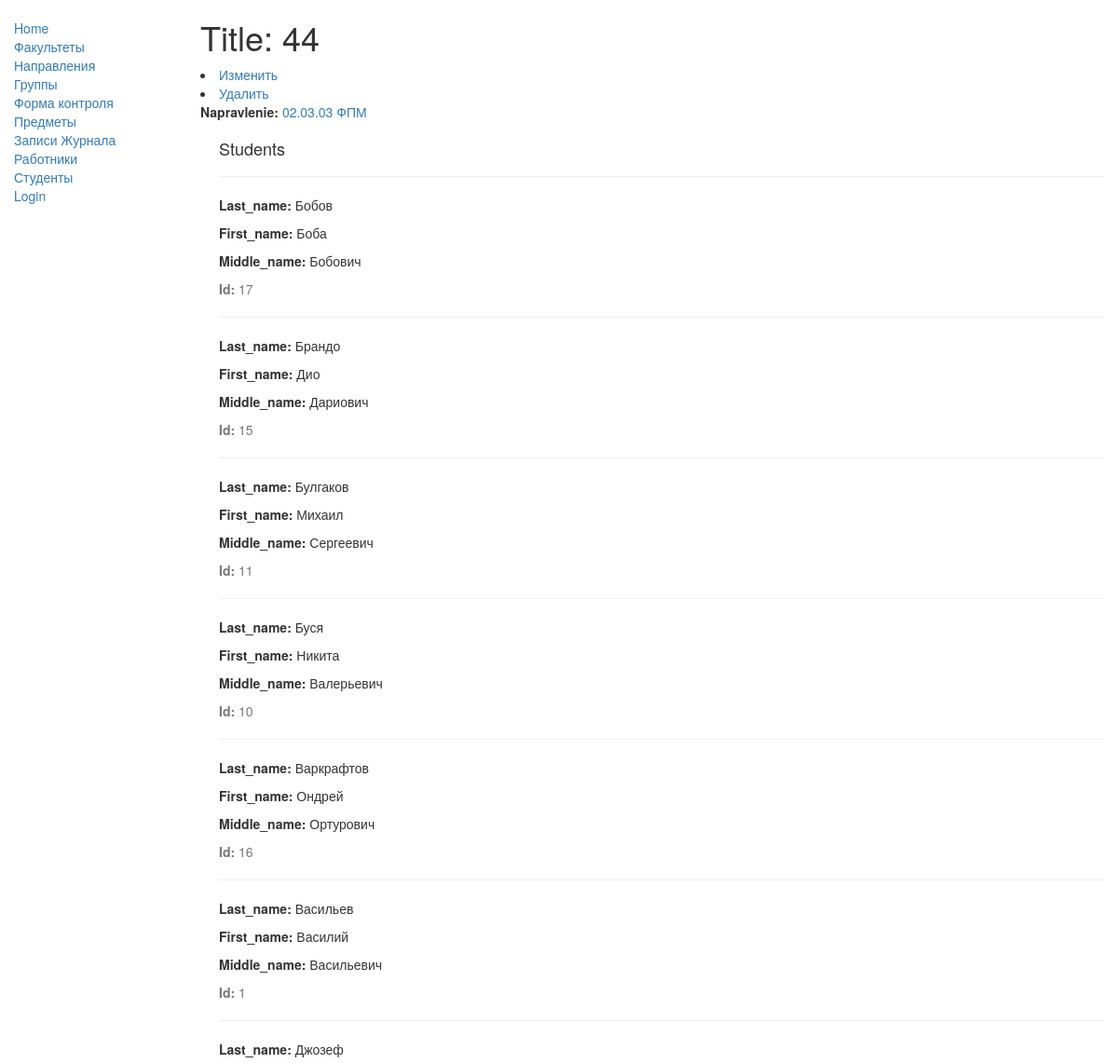
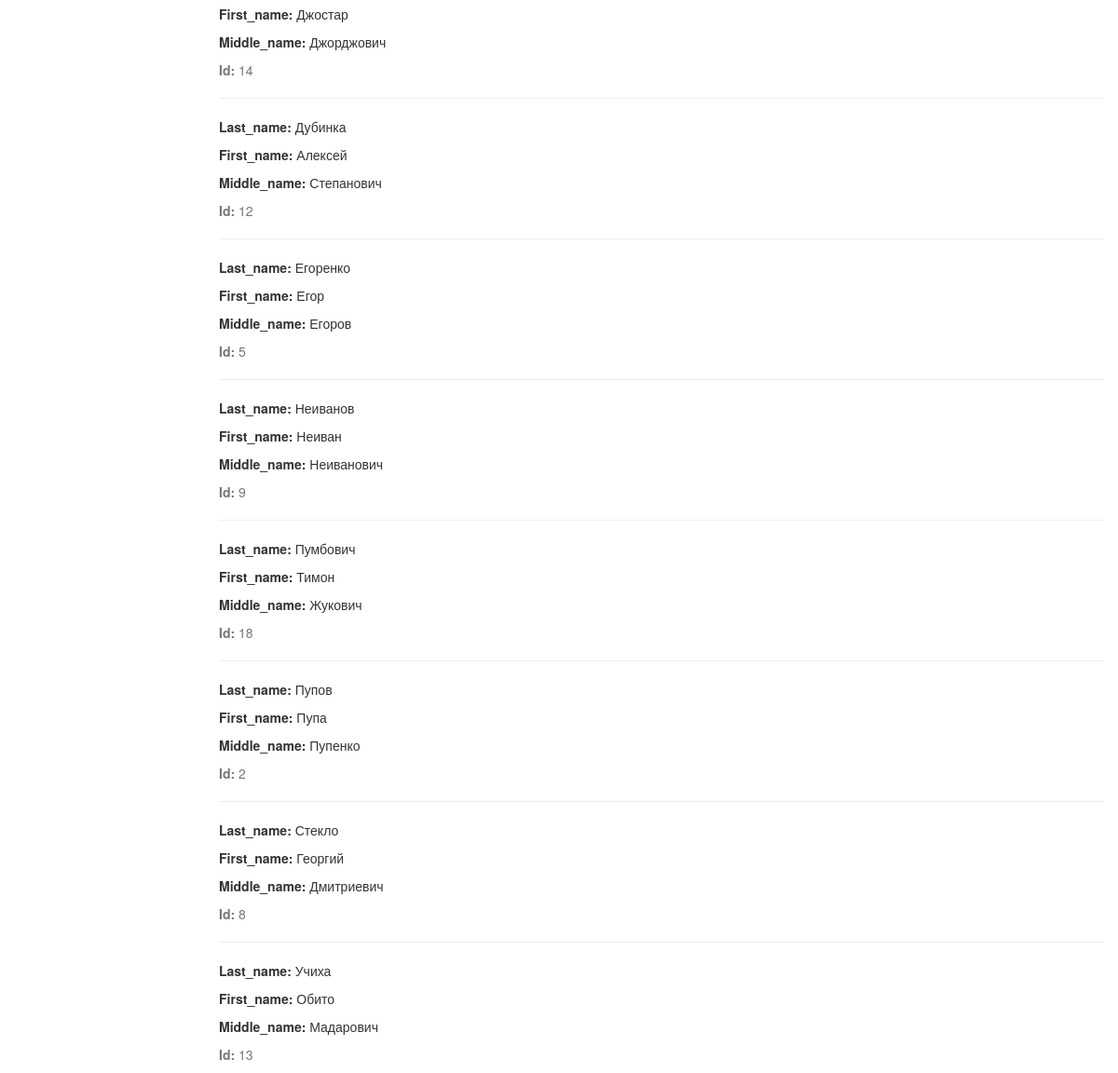
Screenshot of /catalog/group/1 with the database file from the repository (2 pictures, top to bottom).
### catalog/models.py (models this page shows, shortened)
class Group(models.Model):
    id = models.AutoField(primary_key=True)
    name_group = models.CharField(max_length=50, help_text="Введите номер (название) группы ")
    id_napravlenie = models.ForeignKey('Napravlenie', on_delete=models.PROTECT, null=False)
    class Meta:
        ordering = ['name_group','-id_napravlenie']

class Napravlenie(models.Model):
    id = models.AutoField(primary_key=True)
    name_napravlenie = models.CharField(max_length=100, help_text="Введите номер (название) направления ")
    id_facultet = models.ForeignKey('Facultet', on_delete=models.PROTECT, null=False) #PROTECT (Нельзя будет удалить запись указанной таблицы пока он привязан к какой-то таблице)
    def __str__(self):
        return '%s %s' % (self.name_napravlenie,self.id_facultet.name_faculteta)
    class Meta:
        ordering = ['name_napravlenie']

class Facultet(models.Model):
    id = models.AutoField(primary_key=True)
    name_faculteta = models.CharField(max_length=100, help_text="Введите абривиатуру (название) факультета ")
    class Meta:
        ordering = ['name_faculteta']

class Studenti(models.Model):
    id = models.AutoField(primary_key=True)
    last_name = models.CharField(max_length=100,null=True)
    first_name = models.CharField(max_length=100,null=True)
    middle_name = models.CharField(max_length=100,null=True)
    id_groupa = models.ForeignKey('Group', on_delete=models.PROTECT, null=False)
    class Meta:
        ordering = ['last_name']

### catalog/views.py (the view)
# urls.py: url(r'^group/(?P<pk>\d+)$', views.GroupDetailView.as_view(), name='group-detail'),
class GroupDetailView(generic.DetailView):
    model = Group

### catalog/templates/catalog/group_detail.html
{% extends "base_generic.html" %}
{% block content %}
  <h1>Title: {{ group.name_group }}</h1>
  <li><a href="{% url 'group_update' group.pk %}">Изменить </a></li>
  <li><a href="{% url 'group_delete' group.pk %}">Удалить</a></li>
  <p><strong>Napravlenie:</strong> <a href="{% url 'napravlenie-detail' group.id_napravlenie.pk %}">{{ group.id_napravlenie }}</a></p>
  <div style="margin-left:20px;margin-top:20px">
    <h4>Students</h4>
    {% for copy in group.studenti_set.all %}
    <hr>
    <p><strong>Last_name:</strong> {{copy.last_name}}</p>
    <p><strong>First_name:</strong> {{copy.first_name}}</p>
    <p><strong>Middle_name:</strong> {{copy.middle_name}}</p>
    <p class="text-muted"><strong>Id:</strong> {{copy.id}}</p>
    {% endfor %}
  </div>
{% endblock %}

### rows the page displays
Group: name_group "44", id_napravlenie "02.03.03 ФПМ"
Studenti: last_name "Бобов", first_name "Боба", middle_name "Бобович", id "17"
Studenti: last_name "Брандо", first_name "Дио", middle_name "Дариович", id "15"
Studenti: last_name "Булгаков", first_name "Михаил", middle_name "Сергеевич", id "11"
Studenti: last_name "Буся", first_name "Никита", middle_name "Валерьевич", id "10"
Studenti: last_name "Варкрафтов", first_name "Ондрей", middle_name "Ортурович", id "16"
Studenti: last_name "Васильев", first_name "Василий", middle_name "Васильевич", id "1"
Studenti: last_name "Джозеф", first_name "Джостар", middle_name "Джорджович", id "14"
Studenti: last_name "Дубинка", first_name "Алексей", middle_name "Степанович", id "12"
Studenti: last_name "Егоренко", first_name "Егор", middle_name "Егоров", id "5"
Studenti: last_name "Неиванов", first_name "Неиван", middle_name "Неиванович", id "9"
Studenti: last_name "Пумбович", first_name "Тимон", middle_name "Жукович", id "18"
Studenti: last_name "Пупов", first_name "Пупа", middle_name "Пупенко", id "2"
Studenti: last_name "Стекло", first_name "Георгий", middle_name "Дмитриевич", id "8"
Studenti: last_name "Учиха", first_name "Обито", middle_name "Мадарович", id "13"
